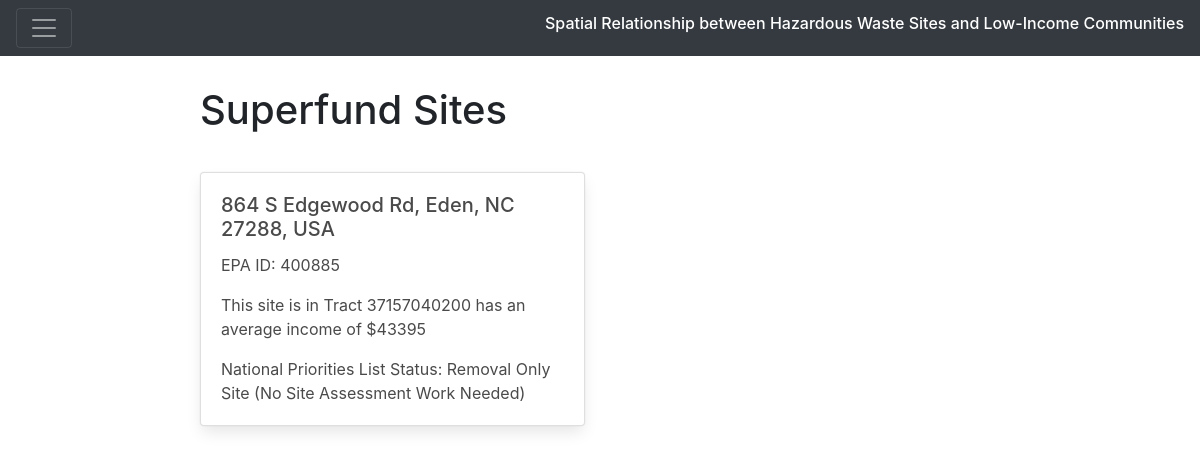
/viz/tracts/37157040200/, run on the app's committed database.
### viz/models.py (models this page shows, shortened)
class SiteLocation(models.Model):
	epa_id = models.IntegerField(primary_key=True)
	tract = models.ForeignKey(IncomeTract, on_delete=models.CASCADE)#foreign key
	formatted_address = models.TextField(max_length=155, blank=True)
	city = models.CharField(max_length=50, blank=True)
	state = models.CharField(max_length=2, blank=True)
	zipcode = models.IntegerField(blank=True)
	npl_status = models.TextField(max_length=255, blank=True)#char and text fields must have max length
	lon = models.DecimalField(max_digits=9, decimal_places=6, default=0)
	lat = models.DecimalField(max_digits=9, decimal_places=6, default=0)
	address = models.TextField(max_length=155, blank=True)
	income = models.IntegerField(blank=False)

### viz/views.py (the view)
# urls.py: path('tracts/<int:tract_id>/', views.tracts_site, name='tracts_site'),
def tracts_site(request, tract_id):
    sites = SiteLocation.objects.filter(tract=tract_id).values()
    context = {'tracts_site_list': sites}
    return render(request, 'viz/tracts_site.html', context)

### viz/templates/viz/tracts_site.html (shortened to what this page needs)
{% extends "viz/index.html" %}
{% block content %}
    <h1 id="subTitle">Superfund Sites</h1>
    {% if tracts_site_list %}
    <ul>
      {% for site in tracts_site_list %}
        {% if forloop.first %}<div class="row">{% endif %}
          {% if site.formatted_address == "" %}
          {% else %}
          <div class="col-sm-6" id="siteCard">
            <div class="card">
              <div class="card-body">
                <h5 class="card-title">{{site.formatted_address}}</h5>
                <p class="card-text">EPA ID: {{site.epa_id}}</p>
                <p class="card-text">This site is in Tract {{site.tract_id}} has an average income of ${{site.income}}</p>
                {% if site.npl_status == "" %}
                {% else %}
                <p class="card-text">National Priorities List Status: {{site.npl_status}}</p>
                {% endif %}
              </div>
            </div>
          </div>
          {% endif %}
        {% if forloop.last %}</div>{% endif %}
      {% endfor %}
    </ul>
    {% else %}
      <p>There are no sites.</p>
    {% endif %}
{% endblock %}

### viz/static/viz/style.css (style rules this page uses)
#siteCard { margin-top: 30px; }

### viz/templates/viz/index.html (style rules this page uses)
#subTitle { margin-top: 30px; }
#siteCard { margin-top: 30px; }

### data on the page
SiteLocation: formatted_address "864 S Edgewood Rd, Eden, NC 27288, USA", epa_id "400885", tract_id "37157040200", income "43395", npl_status "Removal Only Site (No Site Assessment Work Needed)"
